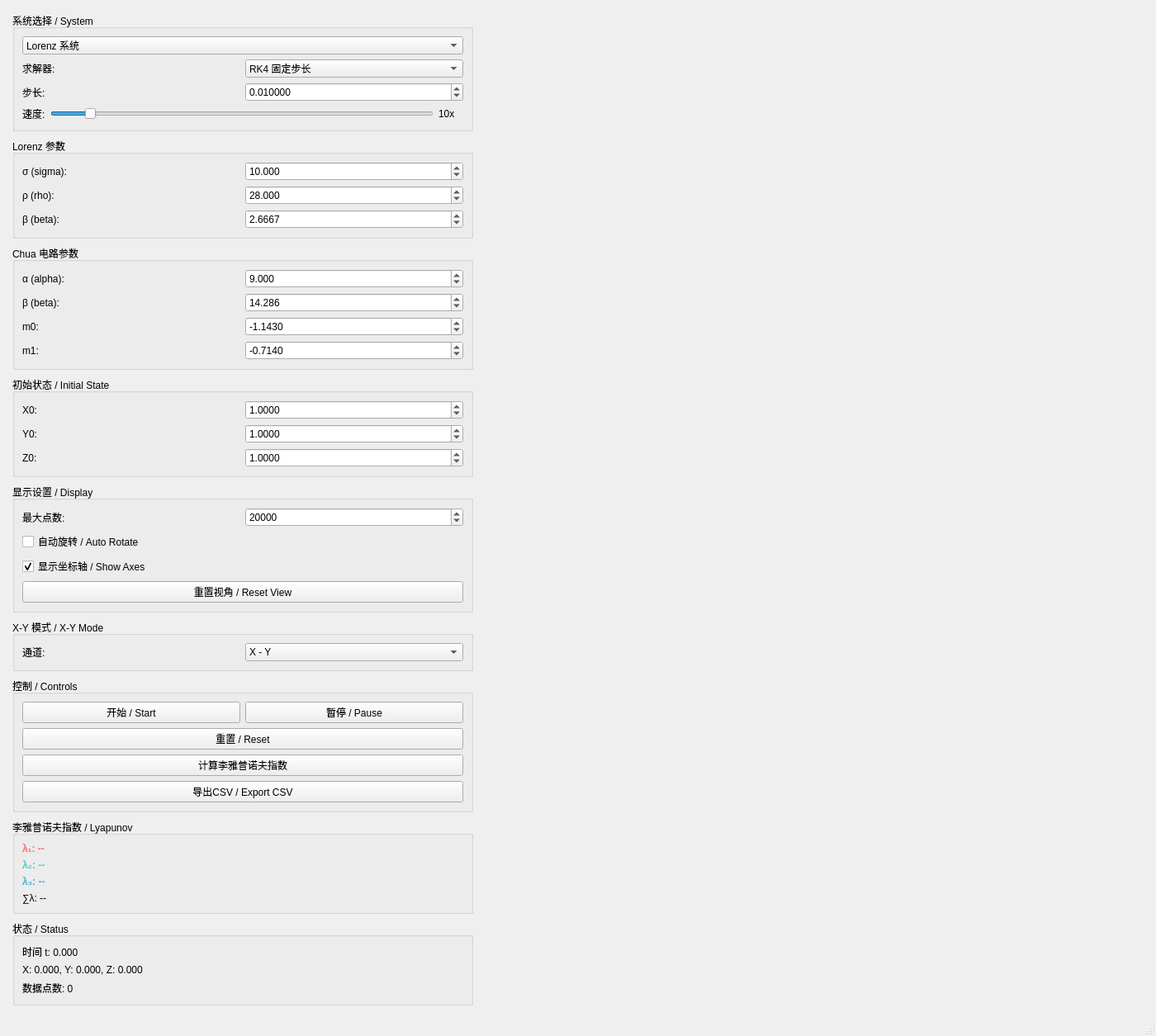
<?xml version="1.0" encoding="UTF-8"?>
<ui version="4.0">
 <class>MainWindow</class>
 <widget class="QMainWindow" name="MainWindow">
  <property name="geometry">
   <rect>
    <x>0</x>
    <y>0</y>
    <width>1400</width>
    <height>900</height>
   </rect>
  </property>
  <property name="windowTitle">
   <string>混沌系统分析器 - Chaos Analyzer</string>
  </property>
  <widget class="QWidget" name="centralWidget">
   <layout class="QHBoxLayout" name="mainLayout">
    <property name="spacing">
     <number>6</number>
    </property>
    <property name="leftMargin">
     <number>6</number>
    </property>
    <property name="topMargin">
     <number>6</number>
    </property>
    <property name="rightMargin">
     <number>6</number>
    </property>
    <property name="bottomMargin">
     <number>6</number>
    </property>
    <item>
     <widget class="QWidget" name="controlPanel">
      <property name="minimumWidth">
       <number>300</number>
      </property>
      <property name="maximumWidth">
       <number>360</number>
      </property>
      <layout class="QVBoxLayout" name="controlLayout">
       <property name="spacing">
        <number>8</number>
       </property>
       <item>
        <widget class="QGroupBox" name="systemGroup">
         <property name="title">
          <string>系统选择 / System</string>
         </property>
         <layout class="QVBoxLayout" name="systemLayout">
          <item>
           <widget class="QComboBox" name="systemCombo">
            <item>
             <property name="text">
              <string>Lorenz 系统</string>
             </property>
            </item>
            <item>
             <property name="text">
              <string>Chua 电路</string>
             </property>
            </item>
           </widget>
          </item>
          <item>
           <layout class="QHBoxLayout" name="solverLayout">
            <item>
             <widget class="QLabel" name="solverLabel">
              <property name="text">
               <string>求解器:</string>
              </property>
             </widget>
            </item>
            <item>
             <widget class="QComboBox" name="solverCombo">
              <item>
               <property name="text">
                <string>RK4 固定步长</string>
               </property>
              </item>
              <item>
               <property name="text">
                <string>RK45 自适应步长</string>
               </property>
              </item>
             </widget>
            </item>
           </layout>
          </item>
          <item>
           <layout class="QHBoxLayout" name="stepSizeLayout">
            <item>
             <widget class="QLabel" name="stepSizeLabel">
              <property name="text">
               <string>步长:</string>
              </property>
             </widget>
            </item>
            <item>
             <widget class="QDoubleSpinBox" name="stepSizeSpin">
              <property name="decimals">
               <number>6</number>
              </property>
              <property name="minimum">
               <double>1e-06</double>
              </property>
              <property name="maximum">
               <double>0.100000</double>
              </property>
              <property name="singleStep">
               <double>0.001000</double>
              </property>
              <property name="value">
               <double>0.010000</double>
              </property>
             </widget>
            </item>
           </layout>
          </item>
          <item>
           <layout class="QHBoxLayout" name="speedLayout">
            <item>
             <widget class="QLabel" name="speedLabel">
              <property name="text">
               <string>速度:</string>
              </property>
             </widget>
            </item>
            <item>
             <widget class="QSlider" name="speedSlider">
              <property name="minimum">
               <number>1</number>
              </property>
              <property name="maximum">
               <number>100</number>
              </property>
              <property name="value">
               <number>10</number>
              </property>
              <property name="orientation">
               <enum>Qt::Horizontal</enum>
              </property>
             </widget>
            </item>
            <item>
             <widget class="QLabel" name="speedValueLabel">
              <property name="minimumSize">
               <size>
                <width>30</width>
                <height>0</height>
               </size>
              </property>
              <property name="text">
               <string>10x</string>
              </property>
             </widget>
            </item>
           </layout>
          </item>
         </layout>
        </widget>
       </item>
       <item>
        <widget class="QGroupBox" name="lorenzGroup">
         <property name="title">
          <string>Lorenz 参数</string>
         </property>
         <layout class="QVBoxLayout" name="lorenzLayout">
          <item>
           <layout class="QHBoxLayout" name="sigmaLayout">
            <item>
             <widget class="QLabel" name="sigmaLabel">
              <property name="text">
               <string>σ (sigma):</string>
              </property>
             </widget>
            </item>
            <item>
             <widget class="QDoubleSpinBox" name="sigmaSpin">
              <property name="decimals">
               <number>3</number>
              </property>
              <property name="minimum">
               <double>0.100000</double>
              </property>
              <property name="maximum">
               <double>100.000000</double>
              </property>
              <property name="singleStep">
               <double>0.100000</double>
              </property>
              <property name="value">
               <double>10.000000</double>
              </property>
             </widget>
            </item>
           </layout>
          </item>
          <item>
           <layout class="QHBoxLayout" name="rhoLayout">
            <item>
             <widget class="QLabel" name="rhoLabel">
              <property name="text">
               <string>ρ (rho):</string>
              </property>
             </widget>
            </item>
            <item>
             <widget class="QDoubleSpinBox" name="rhoSpin">
              <property name="decimals">
               <number>3</number>
              </property>
              <property name="minimum">
               <double>0.100000</double>
              </property>
              <property name="maximum">
               <double>100.000000</double>
              </property>
              <property name="singleStep">
               <double>0.100000</double>
              </property>
              <property name="value">
               <double>28.000000</double>
              </property>
             </widget>
            </item>
           </layout>
          </item>
          <item>
           <layout class="QHBoxLayout" name="betaLayout">
            <item>
             <widget class="QLabel" name="betaLabel">
              <property name="text">
               <string>β (beta):</string>
              </property>
             </widget>
            </item>
            <item>
             <widget class="QDoubleSpinBox" name="betaSpin">
              <property name="decimals">
               <number>4</number>
              </property>
              <property name="minimum">
               <double>0.100000</double>
              </property>
              <property name="maximum">
               <double>50.000000</double>
              </property>
              <property name="singleStep">
               <double>0.010000</double>
              </property>
              <property name="value">
               <double>2.666700</double>
              </property>
             </widget>
            </item>
           </layout>
          </item>
         </layout>
        </widget>
       </item>
       <item>
        <widget class="QGroupBox" name="chuaGroup">
         <property name="title">
          <string>Chua 电路参数</string>
         </property>
         <layout class="QVBoxLayout" name="chuaLayout">
          <item>
           <layout class="QHBoxLayout" name="chuaAlphaLayout">
            <item>
             <widget class="QLabel" name="chuaAlphaLabel">
              <property name="text">
               <string>α (alpha):</string>
              </property>
             </widget>
            </item>
            <item>
             <widget class="QDoubleSpinBox" name="chuaAlphaSpin">
              <property name="decimals">
               <number>3</number>
              </property>
              <property name="minimum">
               <double>0.100</double>
              </property>
              <property name="maximum">
               <double>50.000</double>
              </property>
              <property name="singleStep">
               <double>0.100</double>
              </property>
              <property name="value">
               <double>9.000</double>
              </property>
             </widget>
            </item>
           </layout>
          </item>
          <item>
           <layout class="QHBoxLayout" name="chuaBetaLayout">
            <item>
             <widget class="QLabel" name="chuaBetaLabel">
              <property name="text">
               <string>β (beta):</string>
              </property>
             </widget>
            </item>
            <item>
             <widget class="QDoubleSpinBox" name="chuaBetaSpin">
              <property name="decimals">
               <number>3</number>
              </property>
              <property name="minimum">
               <double>0.100</double>
              </property>
              <property name="maximum">
               <double>50.000</double>
              </property>
              <property name="singleStep">
               <double>0.100</double>
              </property>
              <property name="value">
               <double>14.286</double>
              </property>
             </widget>
            </item>
           </layout>
          </item>
          <item>
           <layout class="QHBoxLayout" name="chuaM0Layout">
            <item>
             <widget class="QLabel" name="m0Label">
              <property name="text">
               <string>m0:</string>
              </property>
             </widget>
            </item>
            <item>
             <widget class="QDoubleSpinBox" name="m0Spin">
              <property name="decimals">
               <number>4</number>
              </property>
              <property name="minimum">
               <double>-10.0000</double>
              </property>
              <property name="maximum">
               <double>10.0000</double>
              </property>
              <property name="singleStep">
               <double>0.0100</double>
              </property>
              <property name="value">
               <double>-1.1430</double>
              </property>
             </widget>
            </item>
           </layout>
          </item>
          <item>
           <layout class="QHBoxLayout" name="chuaM1Layout">
            <item>
             <widget class="QLabel" name="m1Label">
              <property name="text">
               <string>m1:</string>
              </property>
             </widget>
            </item>
            <item>
             <widget class="QDoubleSpinBox" name="m1Spin">
              <property name="decimals">
               <number>4</number>
              </property>
              <property name="minimum">
               <double>-10.0000</double>
              </property>
              <property name="maximum">
               <double>10.0000</double>
              </property>
              <property name="singleStep">
               <double>0.0100</double>
              </property>
              <property name="value">
               <double>-0.7140</double>
              </property>
             </widget>
            </item>
           </layout>
          </item>
         </layout>
        </widget>
       </item>
       <item>
        <widget class="QGroupBox" name="initialGroup">
         <property name="title">
          <string>初始状态 / Initial State</string>
         </property>
         <layout class="QVBoxLayout" name="initialLayout">
          <item>
           <layout class="QHBoxLayout" name="initXLayout">
            <item>
             <widget class="QLabel" name="initXLabel">
              <property name="text">
               <string>X0:</string>
              </property>
             </widget>
            </item>
            <item>
             <widget class="QDoubleSpinBox" name="initXSpin">
              <property name="decimals">
               <number>4</number>
              </property>
              <property name="minimum">
               <double>-100.0000</double>
              </property>
              <property name="maximum">
               <double>100.0000</double>
              </property>
              <property name="singleStep">
               <double>0.1000</double>
              </property>
              <property name="value">
               <double>1.0000</double>
              </property>
             </widget>
            </item>
           </layout>
          </item>
          <item>
           <layout class="QHBoxLayout" name="initYLayout">
            <item>
             <widget class="QLabel" name="initYLabel">
              <property name="text">
               <string>Y0:</string>
              </property>
             </widget>
            </item>
            <item>
             <widget class="QDoubleSpinBox" name="initYSpin">
              <property name="decimals">
               <number>4</number>
              </property>
              <property name="minimum">
               <double>-100.0000</double>
              </property>
              <property name="maximum">
               <double>100.0000</double>
              </property>
              <property name="singleStep">
               <double>0.1000</double>
              </property>
              <property name="value">
               <double>1.0000</double>
              </property>
             </widget>
            </item>
           </layout>
          </item>
          <item>
           <layout class="QHBoxLayout" name="initZLayout">
            <item>
             <widget class="QLabel" name="initZLabel">
              <property name="text">
               <string>Z0:</string>
              </property>
             </widget>
            </item>
            <item>
             <widget class="QDoubleSpinBox" name="initZSpin">
              <property name="decimals">
               <number>4</number>
              </property>
              <property name="minimum">
               <double>-100.0000</double>
              </property>
              <property name="maximum">
               <double>100.0000</double>
              </property>
              <property name="singleStep">
               <double>0.1000</double>
              </property>
              <property name="value">
               <double>1.0000</double>
              </property>
             </widget>
            </item>
           </layout>
          </item>
         </layout>
        </widget>
       </item>
       <item>
        <widget class="QGroupBox" name="displayGroup">
         <property name="title">
          <string>显示设置 / Display</string>
         </property>
         <layout class="QVBoxLayout" name="displayLayout">
          <item>
           <layout class="QHBoxLayout" name="maxPointsLayout">
            <item>
             <widget class="QLabel" name="maxPointsLabel">
              <property name="text">
               <string>最大点数:</string>
              </property>
             </widget>
            </item>
            <item>
             <widget class="QSpinBox" name="maxPointsSpin">
              <property name="minimum">
               <number>1000</number>
              </property>
              <property name="maximum">
               <number>100000</number>
              </property>
              <property name="singleStep">
               <number>1000</number>
              </property>
              <property name="value">
               <number>20000</number>
              </property>
             </widget>
            </item>
           </layout>
          </item>
          <item>
           <widget class="QCheckBox" name="autoRotateCheck">
            <property name="text">
             <string>自动旋转 / Auto Rotate</string>
            </property>
           </widget>
          </item>
          <item>
           <widget class="QCheckBox" name="showAxesCheck">
            <property name="text">
             <string>显示坐标轴 / Show Axes</string>
            </property>
            <property name="checked">
             <bool>true</bool>
            </property>
           </widget>
          </item>
          <item>
           <widget class="QPushButton" name="resetViewBtn">
            <property name="text">
             <string>重置视角 / Reset View</string>
            </property>
           </widget>
          </item>
         </layout>
        </widget>
       </item>
       <item>
        <widget class="QGroupBox" name="xyGroup">
         <property name="title">
          <string>X-Y 模式 / X-Y Mode</string>
         </property>
         <layout class="QVBoxLayout" name="xyLayout">
          <item>
           <layout class="QHBoxLayout" name="xyChannelLayout">
            <item>
             <widget class="QLabel" name="xyModeLabel">
              <property name="text">
               <string>通道:</string>
              </property>
             </widget>
            </item>
            <item>
             <widget class="QComboBox" name="xyModeCombo">
              <item>
               <property name="text">
                <string>X - Y</string>
               </property>
              </item>
              <item>
               <property name="text">
                <string>X - Z</string>
               </property>
              </item>
              <item>
               <property name="text">
                <string>Y - Z</string>
               </property>
              </item>
             </widget>
            </item>
           </layout>
          </item>
         </layout>
        </widget>
       </item>
       <item>
        <widget class="QGroupBox" name="controlGroup">
         <property name="title">
          <string>控制 / Controls</string>
         </property>
         <layout class="QVBoxLayout" name="buttonLayout">
          <item>
           <layout class="QHBoxLayout" name="playLayout">
            <item>
             <widget class="QPushButton" name="startBtn">
              <property name="text">
               <string>开始 / Start</string>
              </property>
             </widget>
            </item>
            <item>
             <widget class="QPushButton" name="stopBtn">
              <property name="text">
               <string>暂停 / Pause</string>
              </property>
             </widget>
            </item>
           </layout>
          </item>
          <item>
           <widget class="QPushButton" name="resetBtn">
            <property name="text">
             <string>重置 / Reset</string>
            </property>
           </widget>
          </item>
          <item>
           <widget class="QPushButton" name="lyapunovBtn">
            <property name="text">
             <string>计算李雅普诺夫指数</string>
            </property>
           </widget>
          </item>
          <item>
           <widget class="QPushButton" name="exportBtn">
            <property name="text">
             <string>导出CSV / Export CSV</string>
            </property>
           </widget>
          </item>
         </layout>
        </widget>
       </item>
       <item>
        <widget class="QGroupBox" name="lyapunovGroup">
         <property name="title">
          <string>李雅普诺夫指数 / Lyapunov</string>
         </property>
         <layout class="QVBoxLayout" name="lyapunovLayout">
          <item>
           <widget class="QLabel" name="lyapunovLabel1">
            <property name="text">
             <string>λ₁: --</string>
            </property>
            <property name="styleSheet">
             <string>color: #ff6b6b; font-weight: bold;</string>
            </property>
           </widget>
          </item>
          <item>
           <widget class="QLabel" name="lyapunovLabel2">
            <property name="text">
             <string>λ₂: --</string>
            </property>
            <property name="styleSheet">
             <string>color: #4ecdc4; font-weight: bold;</string>
            </property>
           </widget>
          </item>
          <item>
           <widget class="QLabel" name="lyapunovLabel3">
            <property name="text">
             <string>λ₃: --</string>
            </property>
            <property name="styleSheet">
             <string>color: #45b7d1; font-weight: bold;</string>
            </property>
           </widget>
          </item>
          <item>
           <widget class="QLabel" name="sumLabel">
            <property name="text">
             <string>∑λ: --</string>
            </property>
           </widget>
          </item>
         </layout>
        </widget>
       </item>
       <item>
        <widget class="QGroupBox" name="statusGroup">
         <property name="title">
          <string>状态 / Status</string>
         </property>
         <layout class="QVBoxLayout" name="statusLayout">
          <item>
           <widget class="QLabel" name="timeLabel">
            <property name="text">
             <string>时间 t: 0.000</string>
            </property>
           </widget>
          </item>
          <item>
           <widget class="QLabel" name="stateLabel">
            <property name="text">
             <string>X: 0.000, Y: 0.000, Z: 0.000</string>
            </property>
           </widget>
          </item>
          <item>
           <widget class="QLabel" name="pointsLabel">
            <property name="text">
             <string>数据点数: 0</string>
            </property>
           </widget>
          </item>
         </layout>
        </widget>
       </item>
       <item>
        <spacer name="verticalSpacer">
         <property name="orientation">
          <enum>Qt::Vertical</enum>
         </property>
         <property name="sizeHint" stdset="0">
          <size>
           <width>20</width>
           <height>40</height>
          </size>
         </property>
        </spacer>
       </item>
      </layout>
     </widget>
    </item>
    <item>
     <widget class="QWidget" name="plotContainer">
      <layout class="QVBoxLayout" name="plotContainerLayout">
       <property name="spacing">
        <number>6</number>
       </property>
       <property name="leftMargin">
        <number>0</number>
       </property>
       <property name="topMargin">
        <number>0</number>
       </property>
       <property name="rightMargin">
        <number>0</number>
       </property>
       <property name="bottomMargin">
        <number>0</number>
       </property>
       <item>
        <widget class="QWidget" name="topRow">
         <layout class="QHBoxLayout" name="topRowLayout">
          <property name="spacing">
           <number>6</number>
          </property>
          <property name="leftMargin">
           <number>0</number>
          </property>
          <property name="topMargin">
           <number>0</number>
          </property>
          <property name="rightMargin">
           <number>0</number>
          </property>
          <property name="bottomMargin">
           <number>0</number>
          </property>
          <item>
           <widget class="QWidget" name="phasePlotContainer" native="true">
            <property name="minimumSize">
             <size>
              <width>400</width>
              <height>350</height>
             </size>
            </property>
            <layout class="QVBoxLayout" name="phasePlotLayout">
             <property name="leftMargin">
              <number>0</number>
             </property>
             <property name="topMargin">
              <number>0</number>
             </property>
             <property name="rightMargin">
              <number>0</number>
             </property>
             <property name="bottomMargin">
              <number>0</number>
             </property>
            </layout>
           </widget>
          </item>
          <item>
           <widget class="QWidget" name="timePlotContainer" native="true">
            <property name="minimumSize">
             <size>
              <width>400</width>
              <height>350</height>
             </size>
            </property>
            <layout class="QVBoxLayout" name="timePlotLayout">
             <property name="leftMargin">
              <number>0</number>
             </property>
             <property name="topMargin">
              <number>0</number>
             </property>
             <property name="rightMargin">
              <number>0</number>
             </property>
             <property name="bottomMargin">
              <number>0</number>
             </property>
            </layout>
           </widget>
          </item>
         </layout>
        </widget>
       </item>
       <item>
        <widget class="QWidget" name="bottomRow">
         <layout class="QHBoxLayout" name="bottomRowLayout">
          <property name="spacing">
           <number>6</number>
          </property>
          <property name="leftMargin">
           <number>0</number>
          </property>
          <property name="topMargin">
           <number>0</number>
          </property>
          <property name="rightMargin">
           <number>0</number>
          </property>
          <property name="bottomMargin">
           <number>0</number>
          </property>
          <item>
           <widget class="QWidget" name="spectrumPlotContainer" native="true">
            <property name="minimumSize">
             <size>
              <width>400</width>
              <height>250</height>
             </size>
            </property>
            <layout class="QVBoxLayout" name="spectrumPlotLayout">
             <property name="leftMargin">
              <number>0</number>
             </property>
             <property name="topMargin">
              <number>0</number>
             </property>
             <property name="rightMargin">
              <number>0</number>
             </property>
             <property name="bottomMargin">
              <number>0</number>
             </property>
            </layout>
           </widget>
          </item>
          <item>
           <widget class="QWidget" name="xyPlotContainer" native="true">
            <property name="minimumSize">
             <size>
              <width>400</width>
              <height>250</height>
             </size>
            </property>
            <layout class="QVBoxLayout" name="xyPlotLayout">
             <property name="leftMargin">
              <number>0</number>
             </property>
             <property name="topMargin">
              <number>0</number>
             </property>
             <property name="rightMargin">
              <number>0</number>
             </property>
             <property name="bottomMargin">
              <number>0</number>
             </property>
            </layout>
           </widget>
          </item>
         </layout>
        </widget>
       </item>
      </layout>
     </widget>
    </item>
   </layout>
  </widget>
  <widget class="QStatusBar" name="statusBar"/>
 </widget>
 <resources/>
 <connections/>
</ui>
